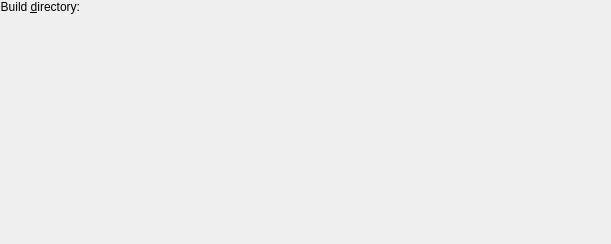
<?xml version="1.0" encoding="UTF-8"?>
<ui version="4.0">
 <class>GoBuildDirChooser</class>
 <widget class="QWidget" name="GoBuildDirChooser">
  <property name="geometry">
   <rect>
    <x>0</x>
    <y>0</y>
    <width>611</width>
    <height>244</height>
   </rect>
  </property>
  <layout class="QFormLayout" name="formLayout">
   <property name="fieldGrowthPolicy">
    <enum>QFormLayout::ExpandingFieldsGrow</enum>
   </property>
   <property name="leftMargin">
    <number>0</number>
   </property>
   <property name="topMargin">
    <number>0</number>
   </property>
   <property name="rightMargin">
    <number>0</number>
   </property>
   <property name="bottomMargin">
    <number>0</number>
   </property>
   <item row="2" column="0">
    <widget class="QLabel" name="label_3">
     <property name="text">
      <string>Build &amp;directory:</string>
     </property>
     <property name="alignment">
      <set>Qt::AlignRight|Qt::AlignTrailing|Qt::AlignVCenter</set>
     </property>
     <property name="buddy">
      <cstring>buildFolder</cstring>
     </property>
    </widget>
   </item>
   <item row="2" column="1">
    <widget class="KUrlRequester" name="buildFolder"/>
   </item>
  </layout>
 </widget>
 <customwidgets>
  <customwidget>
   <class>KUrlRequester</class>
   <extends>QWidget</extends>
   <header>kurlrequester.h</header>
  </customwidget>
 </customwidgets>
 <resources/>
 <connections/>
</ui>
